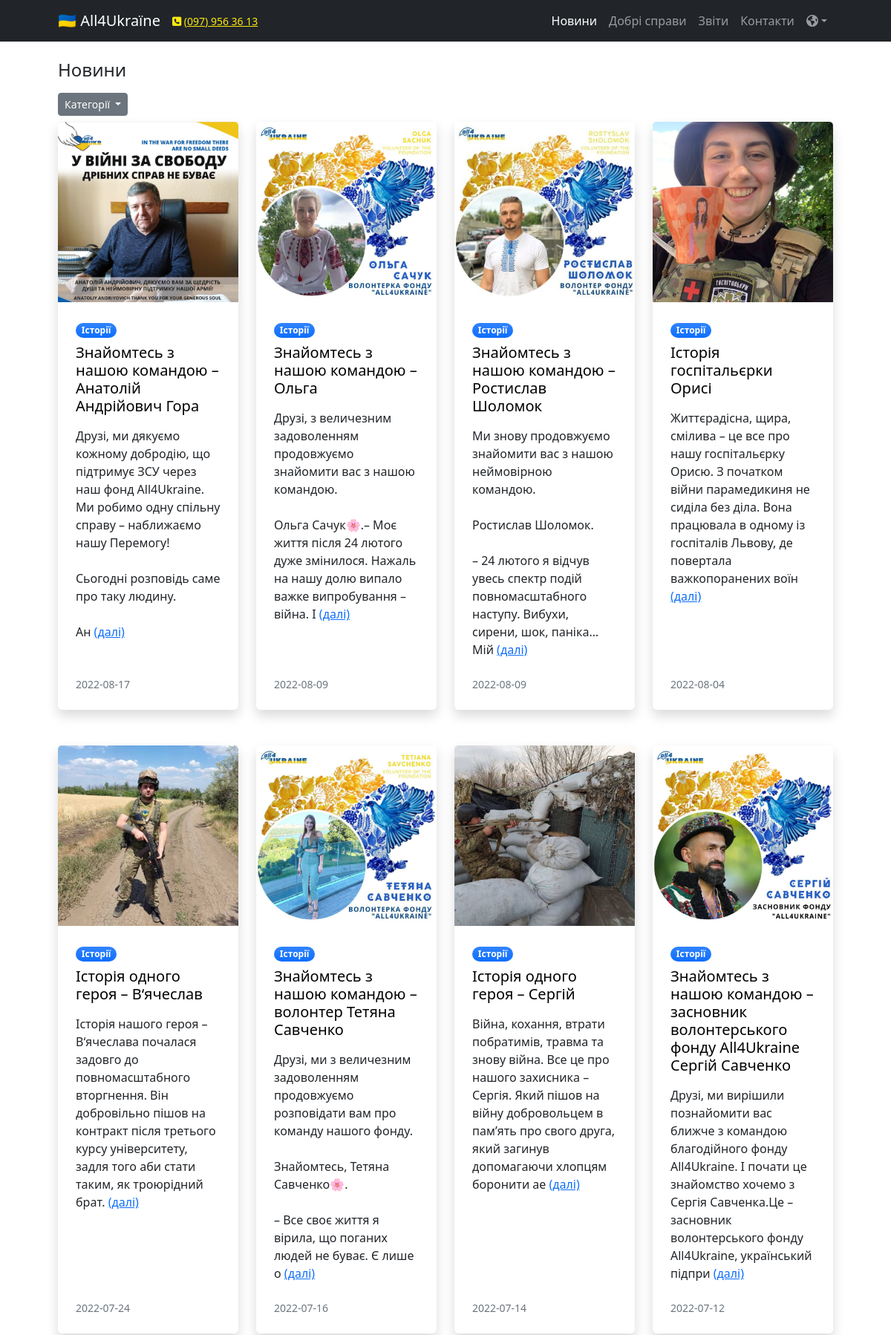
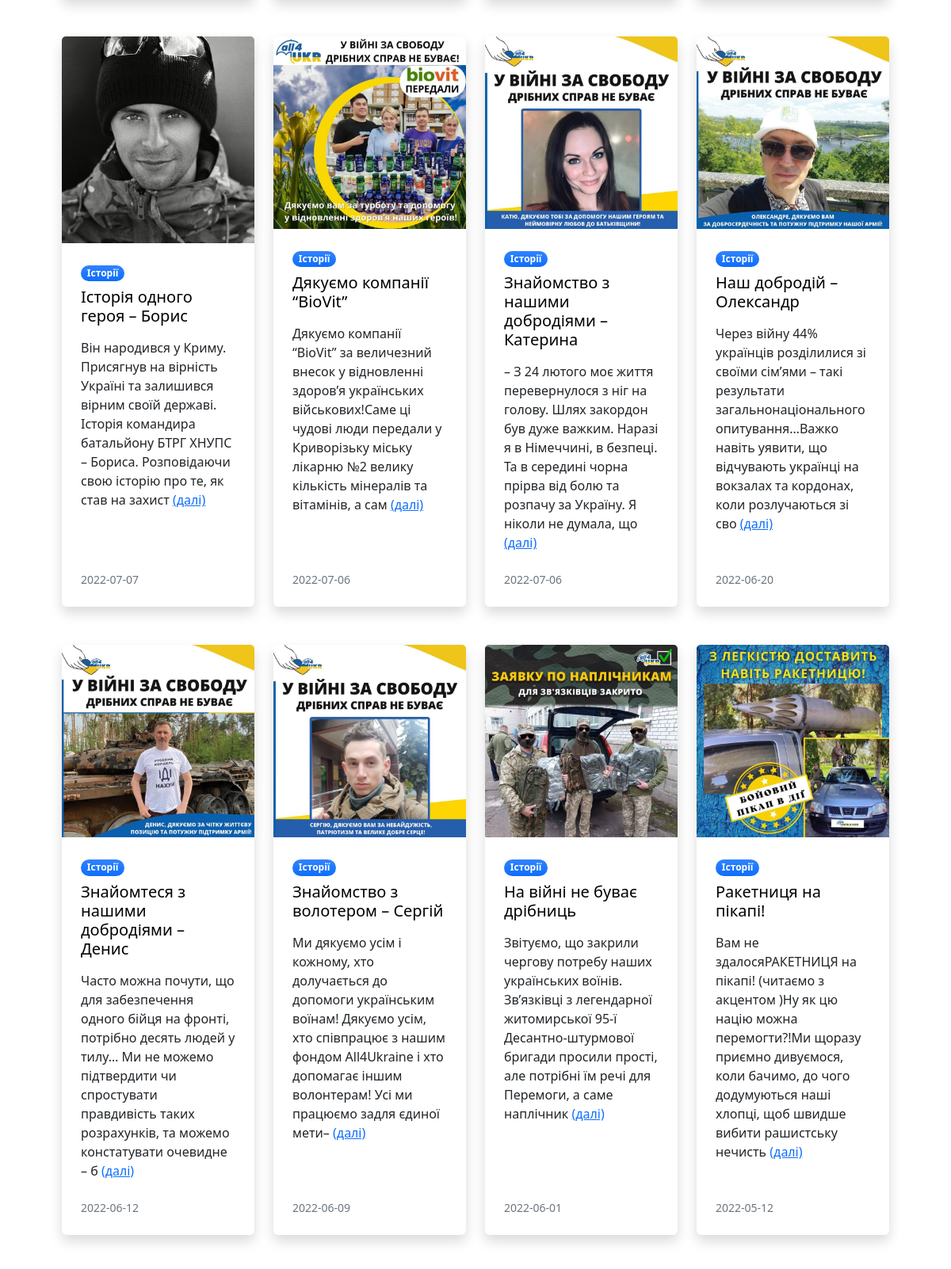
Screenshot of /view/news.php?cat=1 (upper part) with the database file from the repository (2 pictures, top to bottom).
### tables this page shows
CREATE TABLE `news` (
  `news_id` int(100) NOT NULL,
  `name_ua` varchar(255) NOT NULL,
  `name_en` varchar(255) DEFAULT NULL,
  `name_sk` varchar(255) DEFAULT NULL,
  `date` date NOT NULL,
  `category` varchar(100) NOT NULL,
  `pict_src` varchar(100) DEFAULT NULL,
  `descr_ua` varchar(5000) NOT NULL,
  `descr_en` varchar(5000) DEFAULT NULL,
  `descr_sk` varchar(5000) DEFAULT NULL
);

### view/news.php (the view, shortened to what this page needs)
<?php
include 'header.php';
include 'menu.php';
include "../dbconnect/dbconnect.php";
if (isset($_GET['cat'])) {
    $cat = $_GET['cat'];
    $sql_select_news = $pdo->query("SELECT * FROM `news` WHERE category = '$cat' ORDER BY date DESC");
}
else
    $sql_select_news = $pdo->query('SELECT * FROM `news` ORDER BY date DESC');
?>
<div class="container px-5">
    <div class="row">
        <h4 class="mt-4"><?= $lang['news']?></h4>
    <div class="d-flex align-items-start my-2">
        <div class="btn-group me-2">
            <button class="btn btn-secondary btn-sm dropdown-toggle" type="button" data-bs-toggle="dropdown" aria-expanded="false">
                <?= $lang['news_categories']?>
            </button>
        </div>
    </div>
    </div>
    <div class="row">
    <?php while ($row = $sql_select_news->fetch(PDO::FETCH_OBJ)) {  ?>
        <div class="col-xl-3 col-lg-4 col-md-6 mb-5">
            <div class="card h-100 shadow border-0">
                <img class="card-img-top" src="../uploads/<?= $row->pict_src ?>" alt="..." />
                <div class="card-body p-4">
                    <div class="badge bg-primary bg-gradient rounded-pill mb-2">
                        <?php
                            if ($row->category == 1) echo $lang['histories'];
                                elseif ($row->category == 2) echo $lang['reports'];
                                elseif ($row->category == 3) echo $lang['news'];
                                else echo $lang['others'];
                        ?>
                    </div>
                    <a class="order_link_nostyle" href="view_news.php?id=<?= $row->news_id ?>"><h5 class="card-title mb-3"><?= $row->name_ua ?></h5></a>
                    <p class="card-text mb-0"><?= mb_substr($row->descr_ua, 0, 200) . " "  ?> <a href="view_news.php?id=<?= $row->news_id ?>">(далі)</a></p>
                </div>
                <div class="card-footer p-4 pt-0 bg-transparent border-top-0">
                    <div class="d-flex align-items-end justify-content-between">
                        <div class="d-flex align-items-center">
                            <div class="small">
                                <div class="text-muted"><?= $row->date ?></div>
                            </div>
                        </div>
                    </div>
                </div>
            </div>
        </div>
    <?php } ?>
    </div>
</div>
<?php
include 'footer.php';
?>

### css/style.css (style rules this page uses)
html { font-size: 16px; }
.order_link_nostyle { color: black; text-decoration: none; }

### rows the page displays
news: pict_src (picture), name_ua "Знайомтесь з нашою командою – Анатолій Андрійович Гора", descr_ua "Друзі, ми дякуємо кожному добродію, що підтримує ЗСУ через наш фонд All4Ukraine. Ми робимо одну спільну справу – наближаємо нашу Перемогу! Cьогодні розповідь саме про таку людину. Ан", date "2022-08-17"
news: pict_src (picture), name_ua "Знайомтесь з нашою командою – Ольга", descr_ua "Друзі, з величезним задоволенням продовжуємо знайомити вас з нашою командою. Ольга Сачук🌸.– Моє життя після 24 лютого дуже змінилося. Нажаль на нашу долю випало важке випробування – війна. І", date "2022-08-09"
news: pict_src (picture), name_ua "Знайомтесь з нашою командою – Ростислав Шоломок", descr_ua "Ми знову продовжуємо знайомити вас з нашою неймовірною командою. Ростислав Шоломок. – 24 лютого я відчув увесь спектр подій повномасштабного наступу. Вибухи, сирени, шок, паніка… Мій", date "2022-08-09"
news: pict_src (picture), name_ua "Історія госпітальєрки Орисі", descr_ua "Життєрадісна, щира, смілива – це все про нашу госпітальєрку Орисю. З початком війни парамедикиня не сиділа без діла. Вона працювала в одному із госпіталів Львову, де повертала важкопоранених воїн", date "2022-08-04"
news: pict_src (picture), name_ua "Історія одного героя – В‘ячеслав", descr_ua "Історія нашого героя – В‘ячеслава почалася задовго до повномасштабного вторгнення. Він добровільно пішов на контракт після третього курсу університету, задля того аби стати таким, як троюрідний брат.", date "2022-07-24"
news: pict_src (picture), name_ua "Знайомтесь з нашою командою – волонтер Тетяна Савченко", descr_ua "Друзі, ми з величезним задоволенням продовжуємо розповідати вам про команду нашого фонду. Знайомтесь, Тетяна Савченко🌸. – Все своє життя я вірила, що поганих людей не буває. Є лише о", date "2022-07-16"
news: pict_src (picture), name_ua "Історія одного героя – Сергій", descr_ua "Війна, кохання, втрати побратимів, травма та знову війна. Все це про нашого захисника – Сергія. Який пішов на війну добровольцем в пам’ять про свого друга, який загинув допомагаючи хлопцям боронити ае", date "2022-07-14"
news: pict_src (picture), name_ua "Знайомтесь з нашою командою – засновник волонтерського фонду All4Ukraine Сергій Савченко", descr_ua "Друзі, ми вирішили познайомити вас ближче з командою благодійного фонду All4Ukraine. І почати це знайомство хочемо з Сергія Савченка.Це – засновник волонтерського фонду All4Ukraine, український підпри", date "2022-07-12"
news: pict_src (picture), name_ua "Історія одного героя – Борис", descr_ua "Він народився у Криму. Присягнув на вірність Україні та залишився вірним своїй державі. Історія командира батальйону БТРГ ХНУПС – Бориса. Розповідаючи свою історію про те, як став на захист", date "2022-07-07"
news: pict_src (picture), name_ua "Дякуємо компанії “BioVit”", descr_ua "Дякуємо компанії “BioVit” за величезний внесок у відновленні здоров’я українських військових!Саме ці чудові люди передали у Криворізьку міську лікарню №2 велику кількість мінералів та вітамінів, а сам", date "2022-07-06"
news: pict_src (picture), name_ua "Знайомство з нашими добродіями – Катерина", descr_ua "– З 24 лютого моє життя перевернулося з ніг на голову. Шлях закордон був дуже важким. Наразі я в Німеччині, в безпеці. Та в середині чорна прірва від болю та розпачу за Україну. Я ніколи не думала, що", date "2022-07-06"
news: pict_src (picture), name_ua "Наш добродій – Олександр", descr_ua "Через війну 44% українців розділилися зі своїми сім’ями – такі результати загальнонаціонального опитування…Важко навіть уявити, що відчувають українці на вокзалах та кордонах, коли розлучаються зі сво", date "2022-06-20"
news: pict_src (picture), name_ua "Знайомтеся з нашими добродіями – Денис", descr_ua "Часто можна почути, що для забезпечення одного бійця на фронті, потрібно десять людей у тилу… Ми не можемо підтвердити чи спростувати правдивість таких розрахунків, та можемо констатувати очевидне – б", date "2022-06-12"
news: pict_src (picture), name_ua "Знайомство з волотером – Сергій", descr_ua "Ми дякуємо усім і кожному, хто долучається до допомоги українським воїнам! Дякуємо усім, хто співпрацює з нашим фондом All4Ukraine і хто допомагає іншим волонтерам! Усі ми працюємо задля єдиної мети–", date "2022-06-09"
news: pict_src (picture), name_ua "На війні не буває дрібниць", descr_ua "Звітуємо, що закрили чергову потребу наших українських воїнів. Зв’язківці з легендарної житомирської 95-ї Десантно-штурмової бригади просили прості, але потрібні їм речі для Перемоги, а саме наплічник", date "2022-06-01"
news: pict_src (picture), name_ua "Ракетниця на пікапі!", descr_ua "Вам не здалосяРАКЕТНИЦЯ на пікапі! (читаємо з акцентом )Ну як цю націю можна перемогти?!Ми щоразу приємно дивуємося, коли бачимо, до чого додумуються наші хлопці, щоб швидше вибити рашистську нечисть", date "2022-05-12"

### other values shown
$lang['news'] "Новини"
$lang['good deeds'] "Добрі справи"
$lang['reports'] "Звіти"
$lang['contacts'] "Контакти"
$lang['news_categories'] "Категорії"
